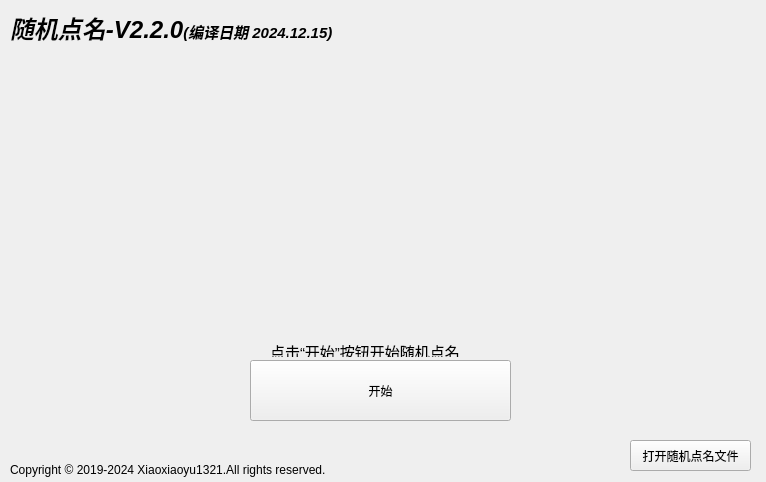
<?xml version="1.0" encoding="UTF-8"?>
<ui version="4.0">
 <class>MainWindow</class>
 <widget class="QMainWindow" name="MainWindow">
  <property name="geometry">
   <rect>
    <x>0</x>
    <y>0</y>
    <width>766</width>
    <height>482</height>
   </rect>
  </property>
  <property name="windowTitle">
   <string>随机点名</string>
  </property>
  <widget class="QWidget" name="centralwidget">
   <widget class="QLabel" name="label">
    <property name="geometry">
     <rect>
      <x>10</x>
      <y>10</y>
      <width>641</width>
      <height>31</height>
     </rect>
    </property>
    <property name="text">
     <string>&lt;html&gt;&lt;head/&gt;&lt;body&gt;&lt;p&gt;&lt;span style=&quot; font-size:18pt; font-weight:600; font-style:italic;&quot;&gt;随机点名-V2.2.0&lt;/span&gt;&lt;span style=&quot; font-size:11pt; font-weight:600; font-style:italic;&quot;&gt;(编译日期 2024.12.15)&lt;/span&gt;&lt;/p&gt;&lt;/body&gt;&lt;/html&gt;</string>
    </property>
   </widget>
   <widget class="QLabel" name="label_2">
    <property name="geometry">
     <rect>
      <x>270</x>
      <y>340</y>
      <width>210</width>
      <height>17</height>
     </rect>
    </property>
    <property name="text">
     <string>&lt;html&gt;&lt;head/&gt;&lt;body&gt;&lt;p&gt;&lt;span style=&quot; font-size:11pt;&quot;&gt;点击“开始”按钮开始随机点名&lt;/span&gt;&lt;/p&gt;&lt;/body&gt;&lt;/html&gt;</string>
    </property>
   </widget>
   <widget class="QPushButton" name="Start_button">
    <property name="geometry">
     <rect>
      <x>250</x>
      <y>360</y>
      <width>261</width>
      <height>61</height>
     </rect>
    </property>
    <property name="text">
     <string>开始</string>
    </property>
   </widget>
   <widget class="QPushButton" name="OpenFile_button">
    <property name="geometry">
     <rect>
      <x>630</x>
      <y>440</y>
      <width>121</width>
      <height>31</height>
     </rect>
    </property>
    <property name="text">
     <string>打开随机点名文件</string>
    </property>
   </widget>
   <widget class="QLabel" name="Name_label">
    <property name="geometry">
     <rect>
      <x>210</x>
      <y>130</y>
      <width>351</width>
      <height>111</height>
     </rect>
    </property>
    <property name="minimumSize">
     <size>
      <width>351</width>
      <height>111</height>
     </size>
    </property>
    <property name="maximumSize">
     <size>
      <width>351</width>
      <height>111</height>
     </size>
    </property>
    <property name="text">
     <string>&lt;html&gt;&lt;head/&gt;&lt;body&gt;&lt;p align=&quot;center&quot;&gt;&lt;br/&gt;&lt;/p&gt;&lt;/body&gt;&lt;/html&gt;</string>
    </property>
   </widget>
   <widget class="QLabel" name="label_3">
    <property name="geometry">
     <rect>
      <x>10</x>
      <y>460</y>
      <width>381</width>
      <height>21</height>
     </rect>
    </property>
    <property name="text">
     <string>&lt;html&gt;&lt;head/&gt;&lt;body&gt;&lt;p&gt;&lt;span style=&quot; font-family:'思源黑体 CN Light','sans-serif';&quot;&gt;Copyright © 2019-2024 Xiaoxiaoyu1321.All rights reserved.&lt;/span&gt;&lt;/p&gt;&lt;/body&gt;&lt;/html&gt;</string>
    </property>
   </widget>
   <widget class="QLabel" name="status_label">
    <property name="geometry">
     <rect>
      <x>200</x>
      <y>435</y>
      <width>371</width>
      <height>31</height>
     </rect>
    </property>
    <property name="text">
     <string/>
    </property>
   </widget>
  </widget>
 </widget>
 <resources/>
 <connections/>
</ui>
